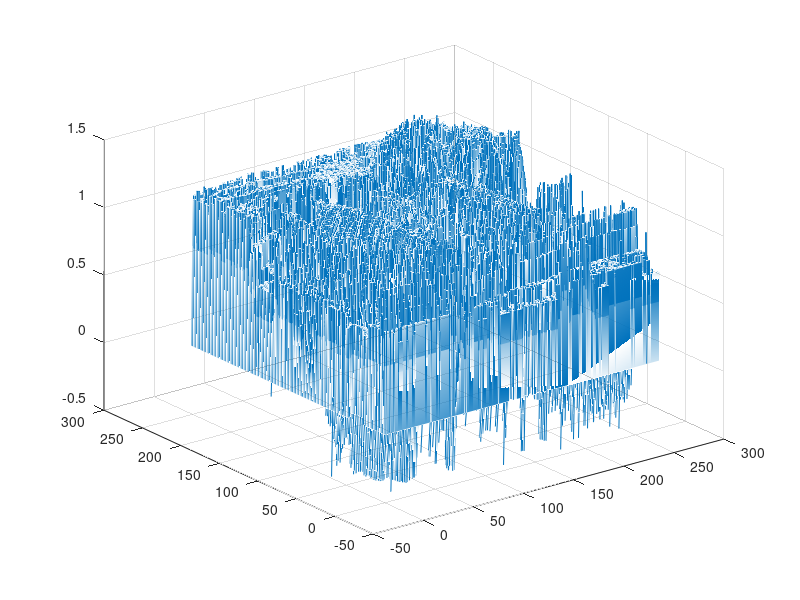

MATLAB code to generate this figure:
function show_normales_caballo()
x=dlmread('normalesX.txt'); N=x;
y=dlmread('normalesY.txt'); N(:,:,2)=y;
z=dlmread('normalesZ.txt'); N(:,:,3)=z;

[height,width,~] = size(N);

[X,Y] = meshgrid(1:width,1:height);
 

%%
Z = zeros(size(N,1),size(N,2));
quiver3(X, Y, Z, N(:,:,1),N(:,:,2),N(:,:,3))


end